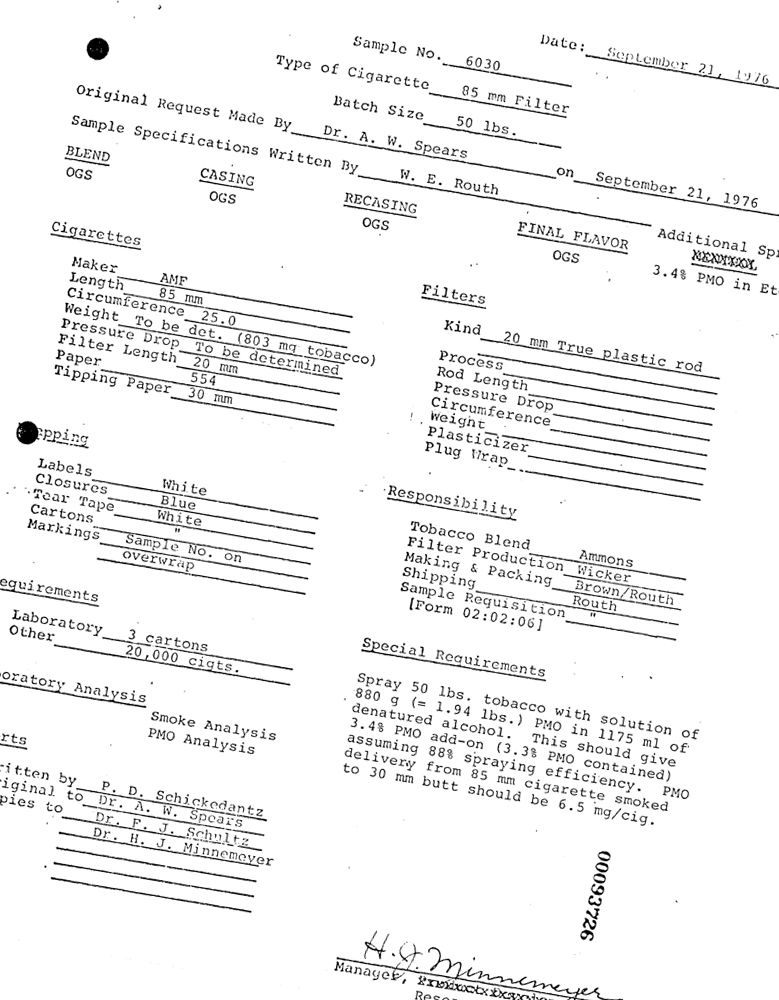
#> input picture DeepLearning/Day21/input_images/images/0001.png, 779 x 1000 px; its folder holds only this picture in this run
$ python preprocessing.py
#> lines starting #> are read from the running program, lines starting #| are printed output that depends on the picture; after the words box and inside, x2 and y2 are one past the last pixel; in counts of white or black regions, pixels touching at a corner belong together
#> further down, image is the input picture: shape (1000, 779, 3); min 0, max 255, mean 242.1
import cv2
import numpy as np
import os

def deskew(image):
    gray = cv2.cvtColor(image, cv2.COLOR_BGR2GRAY)

    _, thresh = cv2.threshold(
        gray, 0, 255,
        cv2.THRESH_BINARY_INV + cv2.THRESH_OTSU
    )
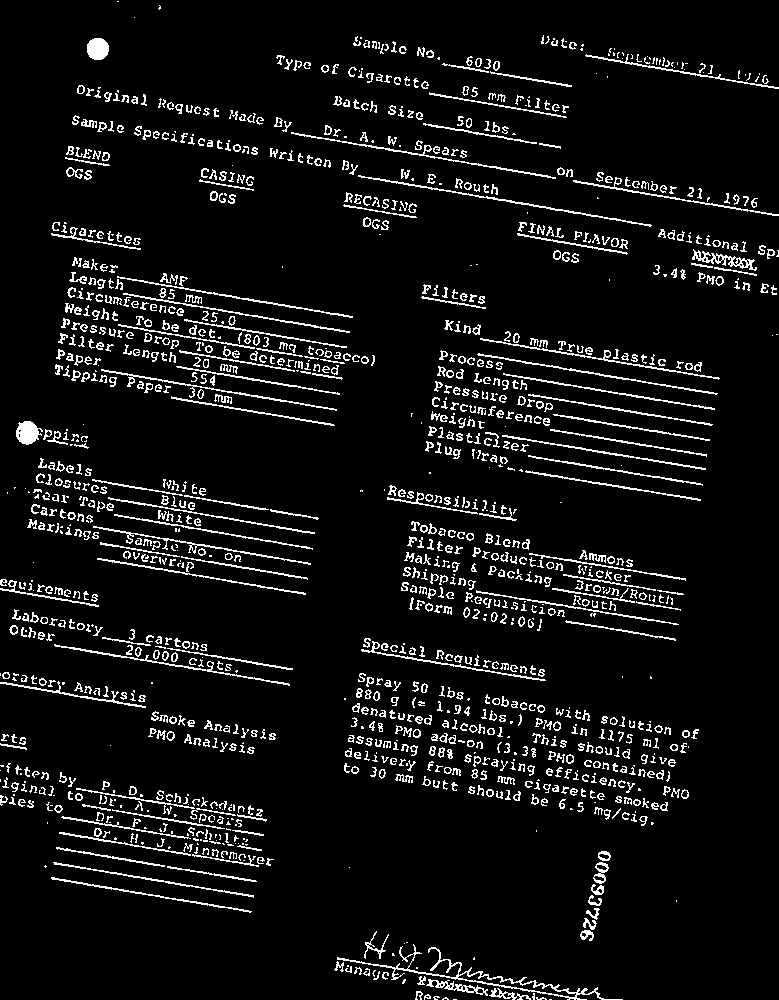
#> thresh: shape (1000, 779); 7.1% white in thin lines or dots

    coords = np.column_stack(np.where(thresh > 0))
#> coords = 55365 pairs, first value 1 to 999, second value 0 to 778

    if len(coords) == 0:
        return image

    angle = cv2.minAreaRect(coords)[-1]
#> angle = -10.1

    if angle < -45:
        angle = -(90 + angle)
    else:
        angle = -angle
#> angle = 10.1

    (h, w) = image.shape[:2]
    center = (w // 2, h // 2)

    matrix = cv2.getRotationMatrix2D(center, angle, 1.0)
#> matrix = [[0.985, 0.175, -81.66], [-0.175, 0.985, 75.97]]

    rotated = cv2.warpAffine(
        image,
        matrix,
        (w, h),
        flags=cv2.INTER_CUBIC,
        borderMode=cv2.BORDER_REPLICATE
    )
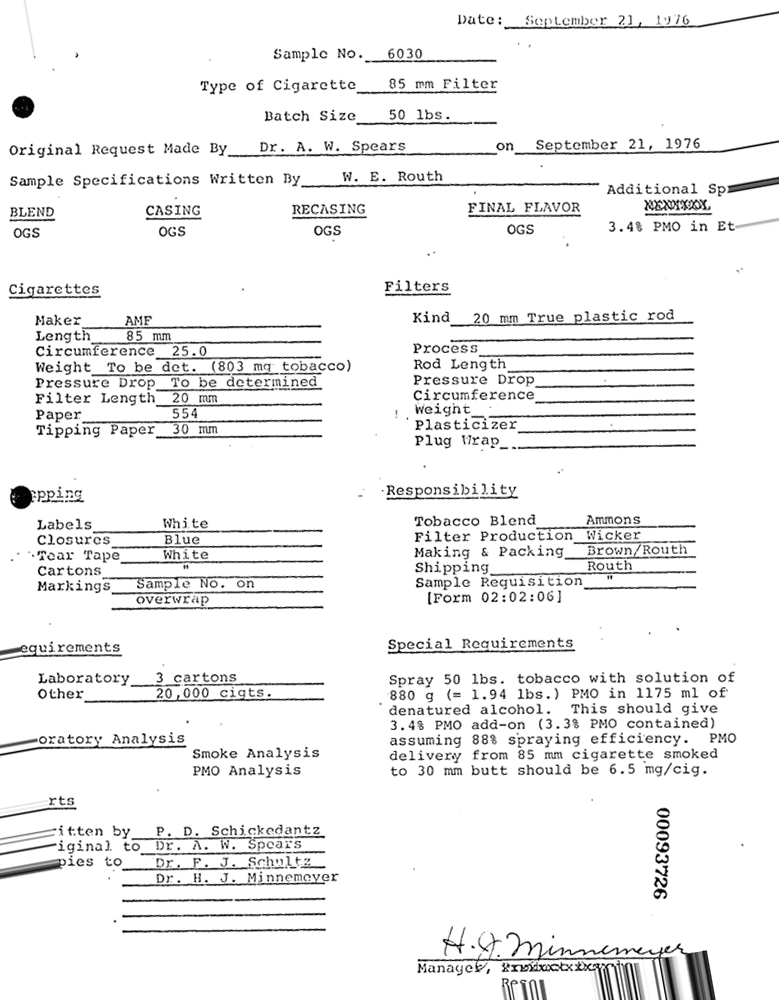
#> rotated: shape (1000, 779, 3); min 0, max 255, mean 239.9

    return rotated


def preprocess_image(image):
    # 1. Grayscale
    gray = cv2.cvtColor(image, cv2.COLOR_BGR2GRAY)

    # 2. Denoising
    denoised = cv2.fastNlMeansDenoising(
        gray,
        None,
        h=3,
        templateWindowSize=7,
        searchWindowSize=21
    )

    # 3. Contrast correction
    clahe = cv2.createCLAHE(
        clipLimit=2.0,
        tileGridSize=(8, 8)
    )

    enhanced = clahe.apply(denoised)

    # 4. Deskew
    enhanced_bgr = cv2.cvtColor(enhanced, cv2.COLOR_GRAY2BGR)
    deskewed = deskew(enhanced_bgr)

    return deskewed

input_folder = "input_images/images"
output_folder = "preprocessed_images"

# Create output folder if it doesn't exist
os.makedirs(output_folder, exist_ok=True)

# Process every image in the input folder
for filename in os.listdir(input_folder):

    if filename.lower().endswith((".jpg", ".jpeg", ".png", ".bmp", ".tiff")):

        input_path = os.path.join(input_folder, filename)
        output_path = os.path.join(output_folder, filename)

        image = cv2.imread(input_path)

        if image is None:
            print(f"Could not read: {filename}")
            continue

        processed_image = preprocess_image(image)

        cv2.imwrite(output_path, processed_image)

        print(f"Processed: {filename}")

print("\nAll images processed successfully!")

$ run again, on DeepLearning/Day21/input_images/images/00836244.png
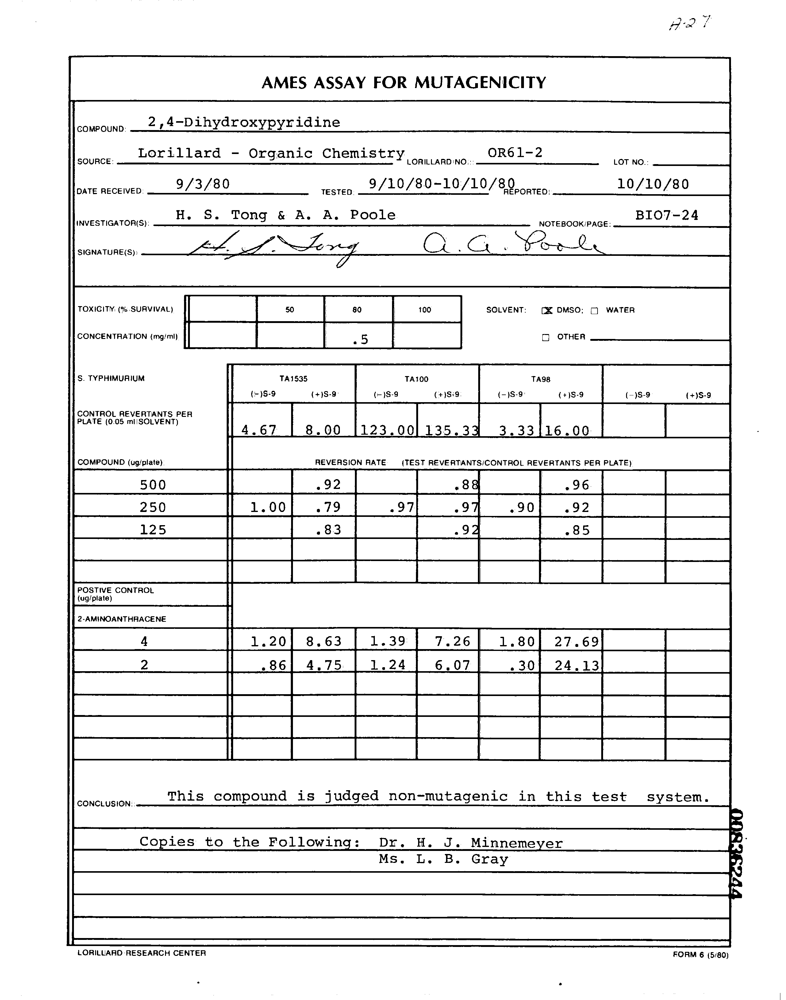
#> input picture DeepLearning/Day21/input_images/images/00836244.png, 786 x 1000 px
#> image is the input picture: shape (1000, 786, 3); min 0, max 255, mean 234.5
#> in deskew, `_, thresh = cv2.threshold( gray, 0, 255, cv2.THRESH_BINARY_INV + cv2.T..`:
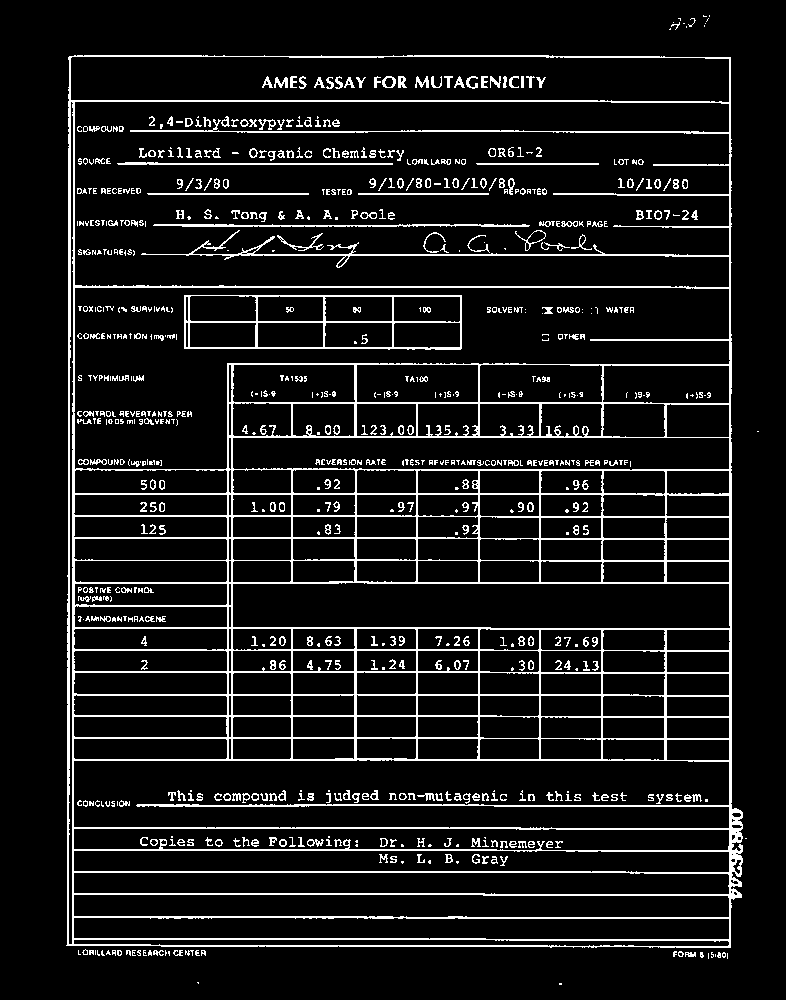
#> thresh: shape (1000, 786); 9.2% white in thin lines or dots, all inside (x1, y1, x2, y2) = (66, 15, 759, 985)
#> coords = 72419 pairs, first value 15 to 984, second value 66 to 758
#> in deskew, `angle = cv2.minAreaRect(coords)[-1]`: angle = -0.129
#> in deskew, `angle = -angle`: angle = 0.129
#> matrix = [[1, 0.00225, -1.13], [-0.00225, 1, 0.886]]
#> in deskew, `rotated = cv2.warpAffine( image, matrix, (w, h), flags=cv2.INTER_CUBIC..`:
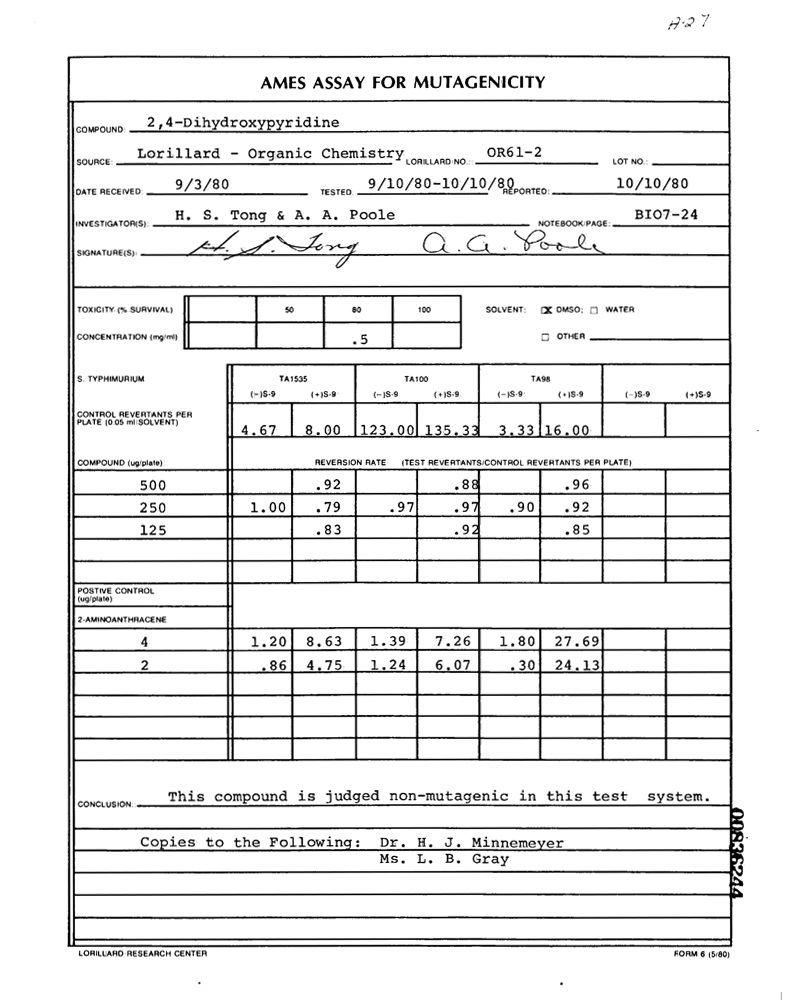
#> rotated: shape (1000, 786, 3); min 0, max 255, mean 233.9

$ run again, on DeepLearning/Day21/input_images/images/00836816.png
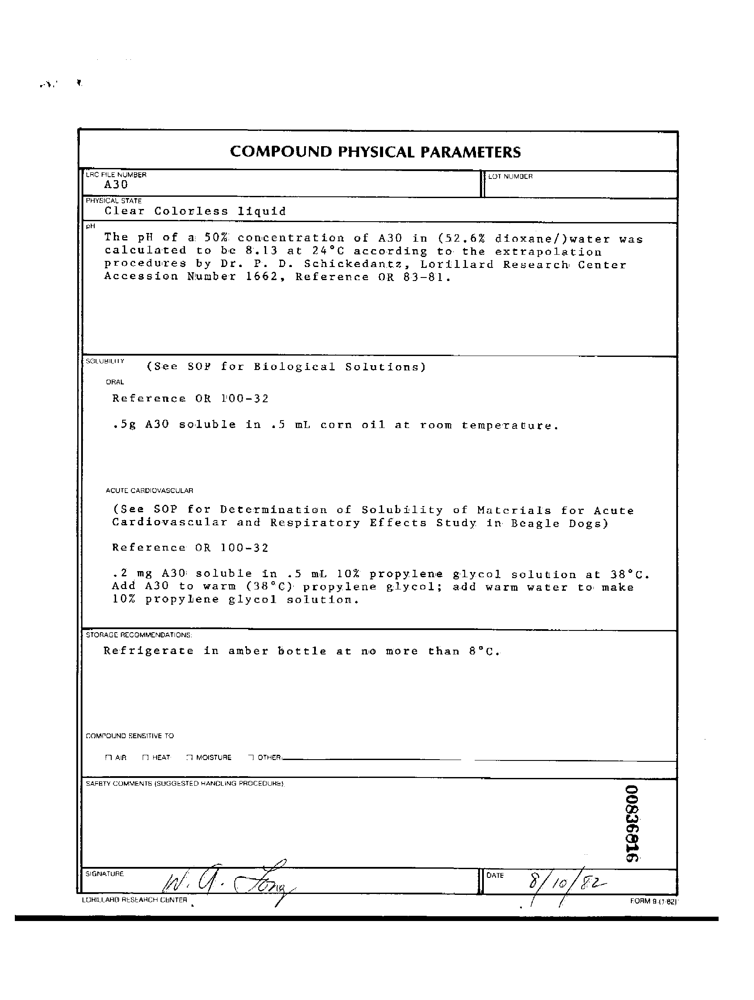
#> input picture DeepLearning/Day21/input_images/images/00836816.png, 754 x 1000 px
#> image is the input picture: shape (1000, 754, 3); min 0, max 255, mean 244.6
#> in deskew, `_, thresh = cv2.threshold( gray, 0, 255, cv2.THRESH_BINARY_INV + cv2.T..`:
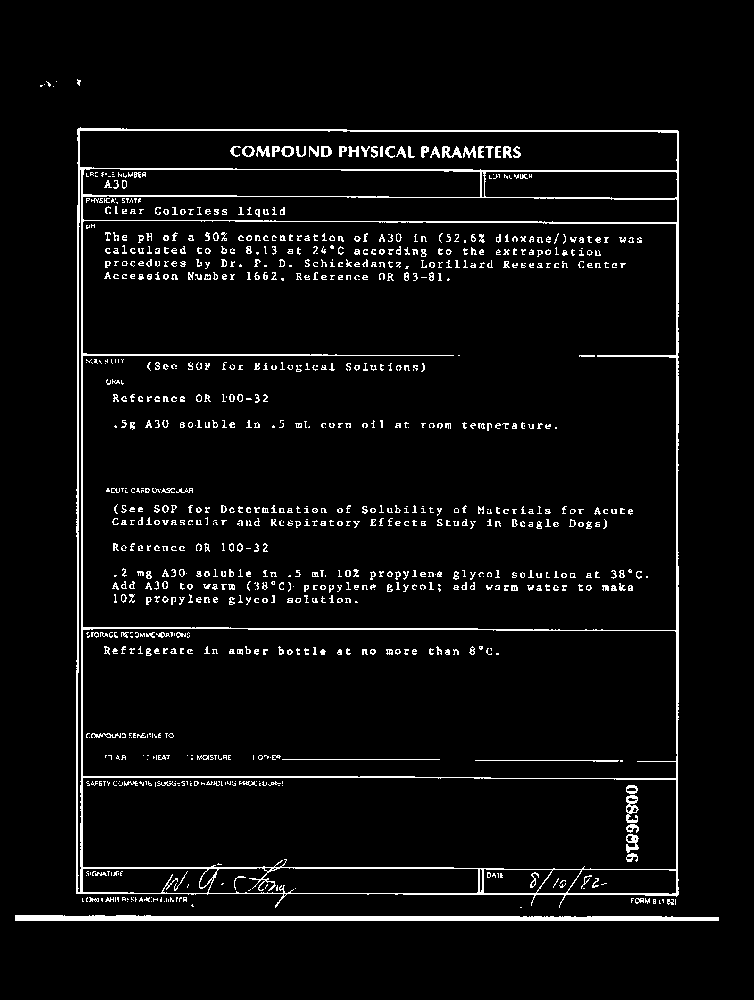
#> thresh: shape (1000, 754); 4.7% white in thin lines or dots, all inside (x1, y1, x2, y2) = (15, 79, 719, 921)
#> coords = 35269 pairs, first value 79 to 920, second value 15 to 718
#> in deskew, `angle = cv2.minAreaRect(coords)[-1]`: angle = -90
#> in deskew, `angle = -(90 + angle)`: angle = 0
#> matrix = [[1, 0, 0], [0, 1, 0]]
